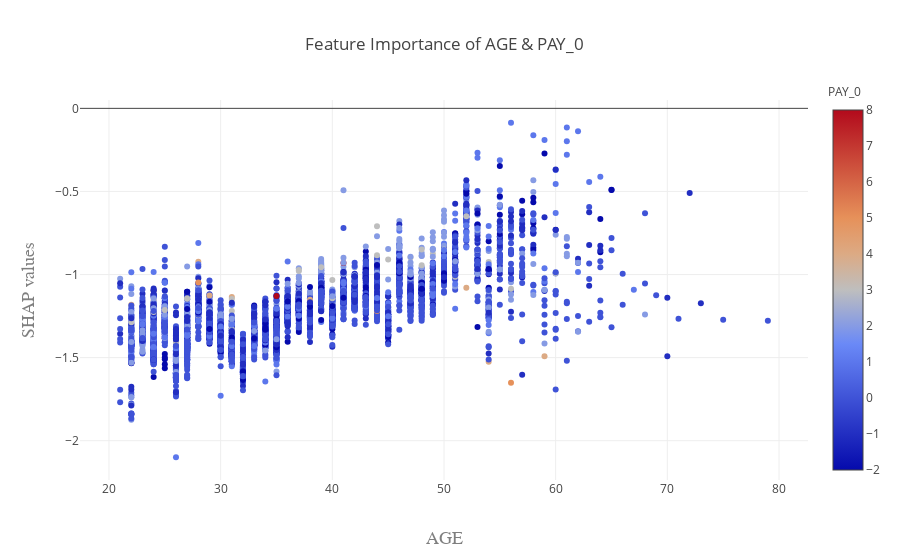

Notebook source saved alongside this figure:
### Code cell
x = x_test.iloc[:,features1[0]]
y = pd.Series(shap_values[:,features1[0]])
#x = x.apply(lambda n: n+0.1*(np.random.random_sample()-0.5))
tracefull1 = go.Scatter(
    x = x,
    y = y,
    name = str_features[0],
    mode = 'markers',
    marker=dict(
            size=6,
            cmax=len(x_test.iloc[:,features2[0]].cat.categories),
            #cmin=0,
            color=[each for each in x_test.iloc[:,features2[0]]],
            #color=[x_test.iloc[:,features2[0]].cat.categories.to_list().index(each) for each in x_test.iloc[:,features2[0]]],
            colorbar=dict(
                #title='Colorbar', 
                tick0=0,
                dtick=1
            ),
            colorscale='RdBu'
        ),
)

data = [tracefull1]

layout = go.Layout(
    barmode='stack',
    title=go.layout.Title(
        text='Feature Importance of ' + str_features[0],
        xref='paper',
        x=0.5
    ),
    xaxis=go.layout.XAxis(
        title=go.layout.xaxis.Title(
            text=first_feature[0],
            font=dict(
                family='Courier New, monospace',
                size=18,
                color='#7f7f7f'
            )
        )
    ),
    yaxis=go.layout.YAxis(
        title=go.layout.yaxis.Title(
            text='SHAP values',
            font=dict(
                family='Courier New, monospace',
                size=18,
                color='#7f7f7f'
            )
        )
    ),
    annotations=[
        dict(
            x=1.05,
            y=1.05,
            align="right",
            valign="top",
            text=second_feature[0],
            showarrow=False,
            xref="paper",
            yref="paper",
            xanchor="center",
            yanchor="top"
        )
    ]
)

fig = go.Figure(data=data, layout=layout)
iplot(fig)

### Figure 1 — Plotly figure (JSON) as saved in the notebook; plotly's stock layout.template omitted (floating-point values rounded to 4 significant figures; data arrays with more than 128 entries replaced by an {"elided": "..."} marker saying what was removed)
{"data": [{"marker": {"cmax": 11, "color": {"elided": "6000 int values"}, "colorbar": {"dtick": 1, "tick0": 0}, "colorscale": "RdBu", "size": 6}, "mode": "markers", "name": "AGE & PAY_0", "type": "scatter", "uid": "d6055504-af52-42ea-8119-0e47a82b436c", "x": {"elided": "6000 int values"}, "y": {"elided": "6000 float values"}}], "layout": {"annotations": [{"align": "right", "showarrow": false, "text": "PAY_0", "valign": "top", "x": 1.05, "xanchor": "center", "xref": "paper", "y": 1.05, "yanchor": "top", "yref": "paper"}], "barmode": "stack", "title": {"text": "Feature Importance of AGE & PAY_0", "x": 0.5, "xref": "paper"}, "xaxis": {"title": {"font": {"color": "#7f7f7f", "family": "Courier New, monospace", "size": 18}, "text": "AGE"}}, "yaxis": {"title": {"font": {"color": "#7f7f7f", "family": "Courier New, monospace", "size": 18}, "text": "SHAP values"}}}}
